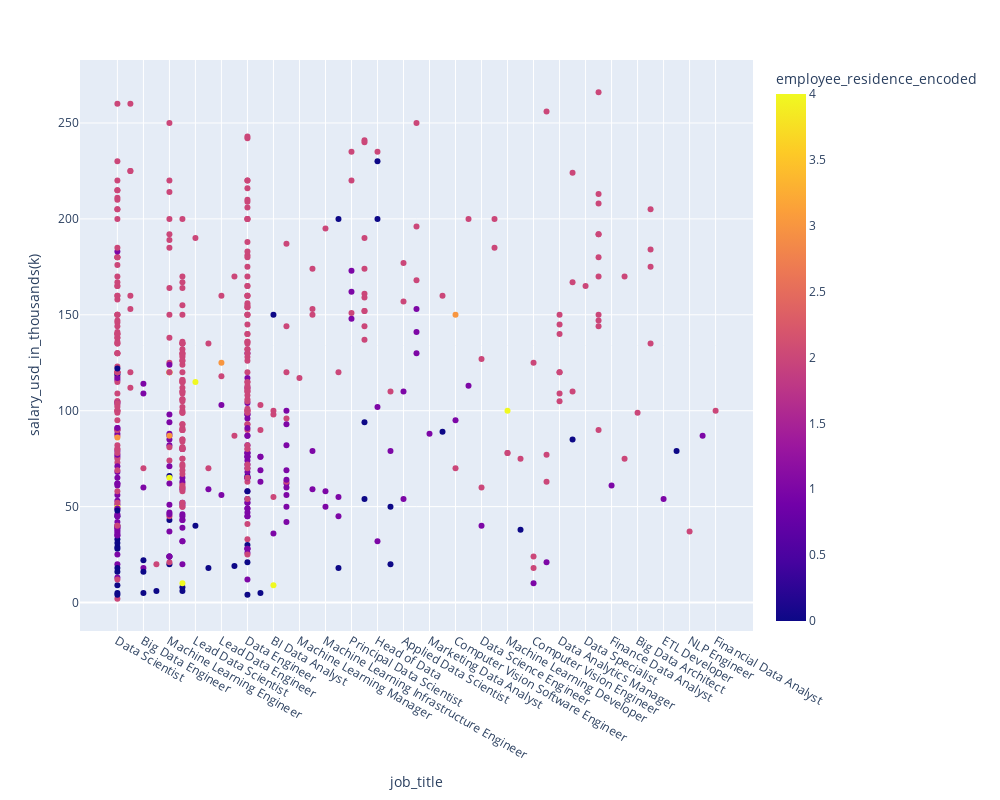

The cell this chart's notebook holds for it:
### Code cell
import plotly.express as px

fig = px.scatter(data_copy, y="salary_usd_in_thousands(k)", x='job_title', color='employee_residence_encoded')
fig.update_layout(width=int(1000),height=int(800))
fig.show()

### Figure 1 — Plotly figure (JSON) as saved in the notebook; plotly's stock layout.template omitted (floating-point values rounded to 4 significant figures; data arrays with more than 128 entries replaced by an {"elided": "..."} marker saying what was removed)
{"data": [{"hovertemplate": "job_title=%{x}<br>salary_usd_in_thousands(k)=%{y}<br>employee_residence_encoded=%{marker.color}<extra></extra>", "legendgroup": "", "marker": {"color": {"elided": "531 int values"}, "coloraxis": "coloraxis", "symbol": "circle"}, "mode": "markers", "name": "", "orientation": "v", "showlegend": false, "type": "scatter", "x": {"elided": "531 str values"}, "xaxis": "x", "y": {"elided": "531 int values"}, "yaxis": "y"}], "layout": {"coloraxis": {"colorbar": {"title": {"text": "employee_residence_encoded"}}, "colorscale": [[0, "#0d0887"], [0.1111, "#46039f"], [0.2222, "#7201a8"], [0.3333, "#9c179e"], [0.4444, "#bd3786"], [0.5556, "#d8576b"], [0.6667, "#ed7953"], [0.7778, "#fb9f3a"], [0.8889, "#fdca26"], [1, "#f0f921"]]}, "height": 800, "legend": {"tracegroupgap": 0}, "margin": {"t": 60}, "width": 1000, "xaxis": {"anchor": "y", "domain": [0, 1], "title": {"text": "job_title"}}, "yaxis": {"anchor": "x", "domain": [0, 1], "title": {"text": "salary_usd_in_thousands(k)"}}}}
